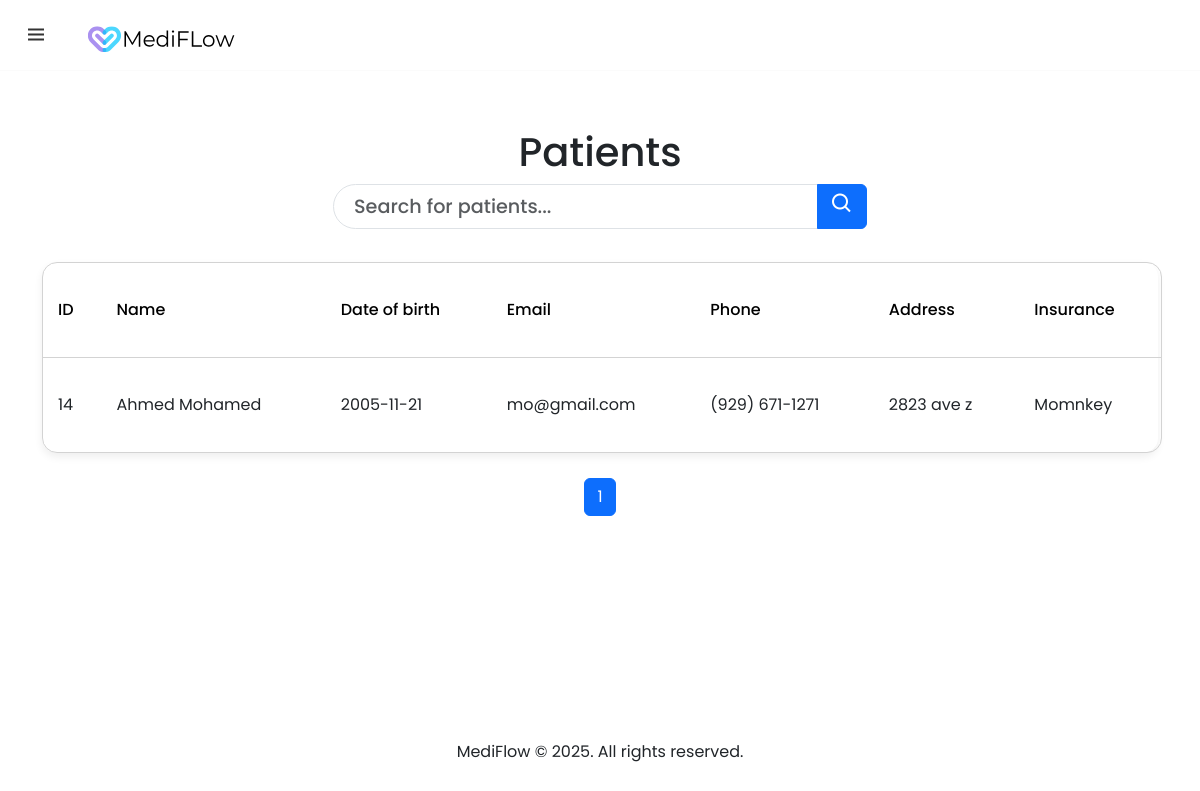
Page /patients (signed in) on the committed database.
### tables this page shows
CREATE TABLE patients (
  patient_id INTEGER PRIMARY KEY AUTOINCREMENT,
  name TEXT NOT NULL,
  date_of_birth DATE NOT NULL,
  gender TEXT NOT NULL,
  address TEXT NOT NULL,
  phone TEXT,
  email TEXT NOT NULL,
  insurance TEXT,
  created_by INTEGER NOT NULL,
  FOREIGN KEY (created_by) REFERENCES users(users_id)
);

### app.py (the view, shortened to what this page needs)
@app.route("/patients" , methods=["GET"])
@login_required
def patients():
    user_type = session.get("user_type")
    if user_type == "Receptionist":
        db=get_db()
        user_id = session.get("user_id")
        admin_id_cursor = db.execute("SELECT admin_id FROM users WHERE users_id = ?", (user_id,))
        admin_id_row = admin_id_cursor.fetchone()
        if admin_id_row:
            admin_id = admin_id_row[0]
            patients_query = db.execute("""
                SELECT patients.*
                FROM patients
                JOIN users ON patients.created_by = users.users_id
                WHERE users.admin_id = ?
            """, (admin_id,))
        if patients_query:
            patients = patients_query.fetchall()  # Fetch all patients associated with the admin
            total_patients = len(patients)
            page = request.args.get('page', 1, type=int)
            per_page = 10  # Number of patients per page
            offset = (page - 1) * per_page
            patients = patients[offset:offset + per_page]
            total_pages = (total_patients + per_page - 1) // per_page
            return render_template("patients.html", page=page ,patients=patients , total_pages = total_pages)
        else:
             return render_template("patients.html", page=page ,patients=patients , total_pages = total_pages)
    elif user_type == "admin":
        db=get_db()
        user_id = session.get("user_id")
        patients_query = """
            SELECT patients.*
            FROM patients
            JOIN users ON patients.created_by = users.users_id
            WHERE users.admin_id = ?
        """
        patients = db.execute(patients_query, (user_id,)).fetchall()
        total_patients = len(patients)
        page = request.args.get('page', 1, type=int)
        per_page = 10  # Number of patients per page
        offset = (page - 1) * per_page
        patients = patients[offset:offset + per_page]
        total_pages = (total_patients + per_page - 1) // per_page
        return render_template("patients.html", patients=patients, page=page, total_pages=total_pages)

### app.py (called while the page is built)
def get_db():
    db = getattr(g, '_database', None)
    if db is None:
        db = g._database = sqlite3.connect(DATABASE)
    return db.cursor()

@app.teardown_appcontext
def close_connection(exception):
    db = getattr(g, '_database', None)
    if db is not None:
        db.close()

@app.after_request
def after_request(response):
    response.headers["Cache-Control"] = "no-cache, no-store, must-revalidate"
    response.headers["Expires"] = 0
    response.headers["Pragma"] = "no-cache"
    return response

def format_phone_number(phone_number):
    if phone_number is None or phone_number == '':
        return 'N/A'
    phone_number = str(phone_number)
    pattern = r'^\(\d{3}\) \d{3}-\d{4}$'
    if re.match(pattern, phone_number):
        return phone_number
    phone_number = re.sub(r'\D', '', phone_number)
    if len(phone_number) != 10:
        return phone_number
    formatted_number = "({}) {}-{}".format(phone_number[:3], phone_number[3:6], phone_number[6:])
    return formatted_number

### helpers.py (called while the page is built)
def login_required(f):
    @wraps(f)
    def decorated_function(*args, **kwargs):
        if session.get("user_id") is None:
            return redirect("/login")
        return f(*args, **kwargs)
    return decorated_function

### templates/patients.html (shortened to what this page needs)
{% extends "layout.html" %}
{% block main %}
<head>
    <link href="https://cdn.jsdelivr.net/npm/bootstrap@5.3.3/dist/css/bootstrap.min.css" rel="stylesheet">
    <link rel="stylesheet" href="https://cdn.jsdelivr.net/npm/boxicons@2.1.0/css/boxicons.min.css">
</head>
<h1 style="text-align:center; margin-top:5rem;">Patients</h1>
<div class="container">
    <div class="row">
        <div class="col-md-6 offset-md-3">
            <form action="" method="GET">
                <div class="input-group mb-2" style="max-width:80rem;">
                    <input type="text" class="form-control oval-input" placeholder="Search for patients..." id="searchInput" autocomplete="off">
                    <button class="btn btn-primary" type="submit" onclick="searchTable()"><i class='bx bx-search' style="font-size: 1.5rem;"></i></button>
                </div>
            </form>
        </div>
    </div>
</div>
<div class="table-responsive">
    <table class="content-table" id="patientTable">
        <thead>
            <tr>
                <th>ID</th>
                <th>Name</th>
                <th>Date of birth</th>
                <th>Email</th>
                <th>Phone</th>
                {% if session["user_type"] == "Receptionist" or session["user_type"] == "admin" %}
                <th>Address</th>
                <th>Insurance</th>
                {% endif %}
            </tr>
        </thead>
        <tbody>
            {% for patient in patients %}
            <tr>
                <td>{{ patient[0]}}</td>
                <td>{{ patient[1] }}</td>
                <td>{{ patient[2] }}</td>
                {% if session["user_type"] == "Doctor" %}
                <td>{{ patient[3] }}</td>
                <td>{{ patient[5] }}</td>
                <td>{{ patient[4] | format_phone}}</td>
                {% else %}
                <td>{{ patient[6] }}</td>
                <td>{{ patient[5] | format_phone }}</td>
                <td>{{ patient[4] }}</td>
                <td>{{ patient[7] }}</td>
                {% endif %}
            </tr>
            {% endfor %}
        </tbody>
    </table>
</div>
<div style="display:flex;align-content: stretch;flex-direction: row;justify-content: center;">
    <ul class="pagination">
        {% for num in range(1, total_pages + 1) %}
        <li class="page-item {% if num == page %}active{% endif %}">
            <a class="page-link" href="?page={{ num }}">{{ num }}</a>
        </li>
        {% endfor %}
    </ul>
</div>
{% endblock %}

### static/style.css (style rules this page uses)
* { margin: 0; padding: 0; box-sizing: border-box; font-family: 'Poppins', sans-serif; }
::placeholder { font-weight: 500; color: #222; }
a { text-decoration: none; }
body { height: 100%; margin: 0; background-repeat: no-repeat; background-attachment: fixed; background-color: #fcfcfc; }
.content-table { border-spacing: 0; border-collapse: separate; margin: 25px auto; font-size: 1rem; min-width: 70rem; border: 1px solid #d3d3d3; border-radius: 15px; overflow: hidden; width: 100%; }
.table-responsive { border-radius: 15px !important; overflow: visible !important; border: none !important; box-shadow: 0 8px 25px rgba(0, 0, 0, 0.003), 0 4px 8px rgba(0, 0, 0, 0.067); }
.content-table thead tr:first-child th:first-child { border-top-left-radius: 15px; }
.content-table thead tr:first-child th:last-child { border-top-right-radius: 15px; }
.content-table tbody tr:last-child td:first-child { border-bottom-left-radius: 15px; }
.content-table tbody tr:last-child td:last-child { border-bottom-right-radius: 15px; }
.content-table thead tr { background-color: transparent; color: #000; text-align: left; border-bottom: 0.5px solid #d3d3d3; }
.content-table th, .content-table td { padding: 35px 15px; text-align:left; border-bottom: 0.5px solid #d3d3d3; }
.content-table th { font-weight: 500; }
.content-table tbody tr:last-of-type td { border-bottom: none; }

### templates/patients.html (style rules this page uses)
.oval-input { border-radius: 50px; height: 45px; padding: 10px 20px; font-size: 1.2rem; }

### rows in the picture
patients: patient_id "14", name "Ahmed Mohamed", date_of_birth "2005-11-21", email "mo@gmail.com", phone "(929) 671-1271", address "2823 ave z", insurance "Momnkey"

### other values in the picture
{{ num }} "1"
